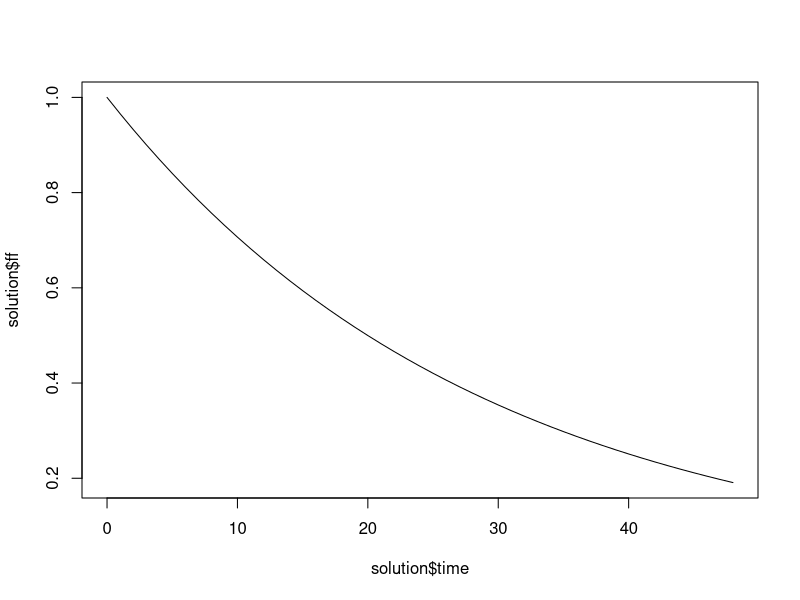

This chart was generated by the following R code:
#female increase in BW: 3.5 g/d
#Male increase in BW: 5.9 g.d

library(deSolve)

create.params <- function(user.input){
  with(as.list(user.input),{

    # https://doi.org/10.3390/toxics12040253, Table 1
    
    Ka <- 5.8e5
    CalbB_init <- 486*1e-06 #mol/L
    Calb_exp_init <- 600*1e-06 #mol/L
    Cpfoa_init <-  5*1e-06 #mol/L
    koff_alb <- 0.0001 #1/s
    kon_alb <- Ka * koff_alb #1/M/s

    return(list("CalbB_init" = CalbB_init, "Cpfoa_init" = Cpfoa_init, "kon_alb" = kon_alb, 
                "koff_alb" = koff_alb,
                "Calb_exp_init" = Calb_exp_init
    ))
    
  })
}  

ode.func <- function(time, inits, params){
  with(as.list(c(inits, params)),{

    
    dCalb_free = koff_alb*Calb_bound - kon_alb*Calb_free*CPFOA_free
    dCPFOA_free = koff_alb*Calb_bound - kon_alb*Calb_free*CPFOA_free
    
    dCalb_bound = - koff_alb*Calb_bound + kon_alb*Calb_free*CPFOA_free
    dCPFOA_bound = - koff_alb*Calb_bound + kon_alb*Calb_free*CPFOA_free
    
   ff = CPFOA_free / (CPFOA_free  + CPFOA_bound )

    
    list(c('dCalb_free' = dCalb_free, 'dCPFOA_free' = dCPFOA_free, 'dCalb_bound' = dCalb_bound,
           'dCPFOA_bound' = dCPFOA_bound), ff = ff)
    
  })
}

#Initial condition for each compartment.

create.inits <- function(parameters){
  with(as.list(parameters),{
    
    Calb_free <- Calb_exp_init; CPFOA_free <- Cpfoa_init
    Calb_bound<- 0; CPFOA_bound<-0
    
    
    return(c('Calb_free' = Calb_free, 'CPFOA_free' = CPFOA_free,
             'Calb_bound' = Calb_bound, 'CPFOA_bound' = CPFOA_bound))
    
    
  })
}


create.events <- function(parameters){
  with(as.list(parameters), {
    
    
    return()
  })
}


###############################################
###############################################

params <- create.params(NULL)
inits <- create.inits(params)
events <- create.events(params)


sample_time=seq(0,48,1)
solution <- data.frame(deSolve::ode(times = sample_time,  func = ode.func,
                                    y = inits, parms = params,events = events,
                                    method="lsodes",rtol = 1e-07, atol = 1e-07))
plot(solution$time, solution$ff, type = "l")
solution$ff
